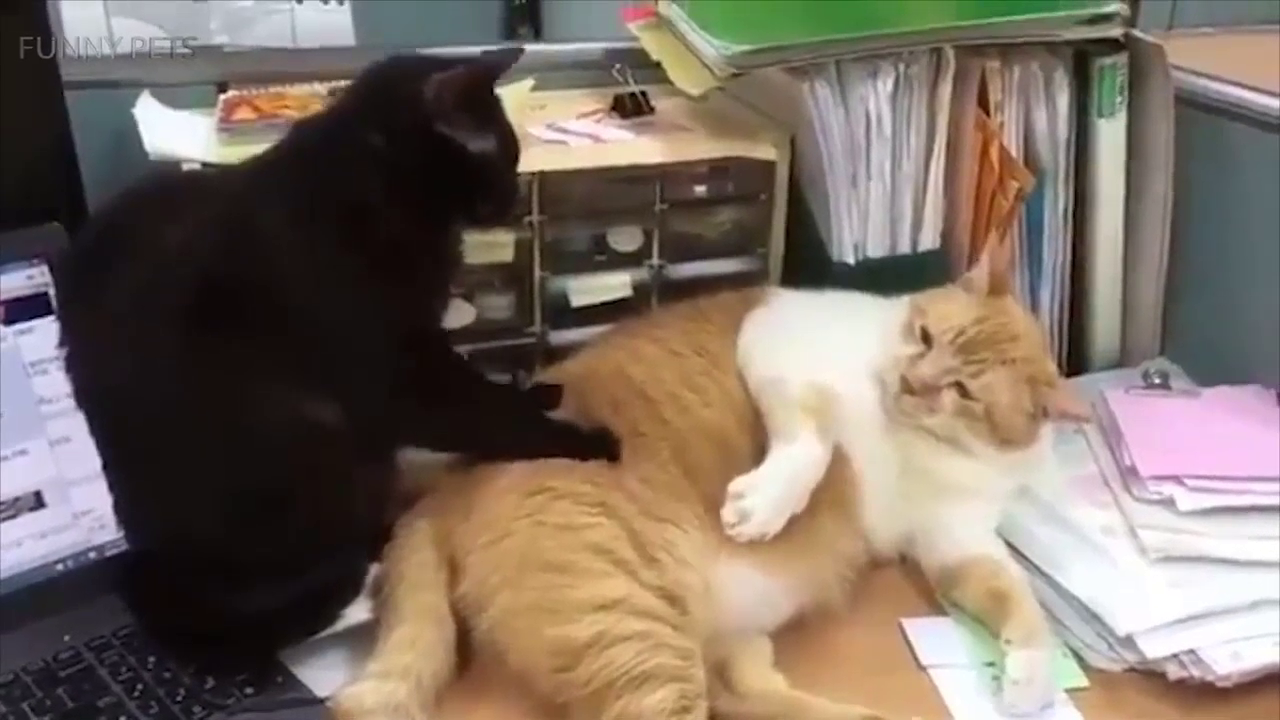
#> input picture frame 30 of xlh-cv-tutorial/5 Videos/cats.mp4, 1280 x 720 px, given in place of background_subtraction.mp4, which was not available
$ python background_subtraction_1.py
#> lines starting #> are read from the running program, lines starting #| are printed output that depends on the picture
### xlh-cv-tutorial/3 Demoapplikationen/6 Hintergrundsubtraktion/fps.py
import time

import numpy as np


class Fps:
    def __init__(self, estimaeted_fps=30.0, nr_of_avg_frames=50):
        self.ctr = 0
        self.time = time.time()
        self.time_old = time.time()
        self.time_old_delay = time.time()
        self.nr_of_avg_frames = nr_of_avg_frames
        self.estimaeted_fps = estimaeted_fps
        self.time_array = None
        self.reset()
        self.fps = 1 / (np.mean(self.time_array) + 0.00001)

    def reset(self):
        self.time_array = np.ones(self.nr_of_avg_frames) * 1 / self.estimaeted_fps

    # [7 lines left out: function update, not called in this run]

    def delay(self):
        dt = time.time() - self.time_old_delay
        self.time_old_delay = time.time()
        sleep_time = (1 / self.fps) - dt
        if sleep_time > 0.0:
            time.sleep(sleep_time)

### xlh-cv-tutorial/3 Demoapplikationen/6 Hintergrundsubtraktion/background_subtraction_1.py
# background_subtraction_1.py
import cv2
from fps import Fps
import imutils
import numpy as np

# öffne Videostream
cap = cv2.VideoCapture('../../5 Videos/background_subtraction.mp4')
# Erfassung der Videoeigenschaften
cap_nr_of_frames = int(cap.get(cv2.CAP_PROP_FRAME_COUNT))
cap_width = int(cap.get(cv2.CAP_PROP_FRAME_WIDTH))
cap_height = int(cap.get(cv2.CAP_PROP_FRAME_HEIGHT))
cap_fps = cap.get(cv2.CAP_PROP_FPS)
cap_fps = 5  # frames per second
cap_time = cap_nr_of_frames / cap_fps
print(cap_width, cap_height, cap_nr_of_frames, cap_fps, cap_time)
fps = Fps(estimaeted_fps=cap_fps)

# Hintergrundsubtraktion
back_sub = cv2.createBackgroundSubtractorMOG2()
back_sub.setDetectShadows(True)
back_sub.setShadowValue(0)
back_sub.setHistory(1000)

while(True):
    if cap.isOpened():
        # capture
        ret, frame = cap.read()
#> frame is the input picture: shape (720, 1280, 3); mean B, G, R 99.2, 110.2, 123.6
        if ret:
            # erfasse Einzelbild aus dem Videostream
            frame = imutils.resize(frame, width=480)
#> frame: shape (270, 480, 3)
            fps.delay()

            # Maskierung der Bilddifferenz
            fgMask = back_sub.apply(frame, learningRate=0.01)
#> fgMask: shape (270, 480); every value is 0

            # entferne Pixelrauschen
            eroded = cv2.erode(fgMask, None, iterations=2)

            # verbinden von weissen Einzelpunkten
            dilated = cv2.dilate(eroded, None, iterations=20)

            # Maskierung der bewegten Bildelement aus dem Ursprungsframe
            masked = cv2.bitwise_and(frame, frame, mask=dilated)
#> masked: shape (270, 480, 3); every value is 0

            result_1 = np.hstack([fgMask, eroded, dilated])
#> result_1: shape (270, 1440); every value is 0
            result_2 = np.hstack([frame, masked])
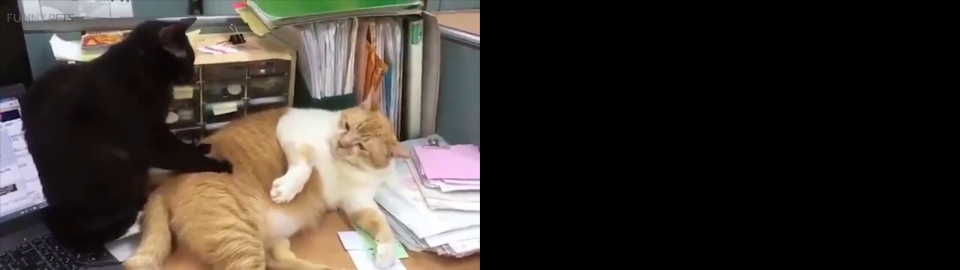
#> result_2: shape (270, 960, 3); mean B, G, R 49.6, 55.1, 61.8

            # Anzeige auf dem Bildschirm
            cv2.imshow('Ausgabe 1', result_1)
            cv2.imshow('Ausgabe 2', result_2)
            cv2.moveWindow('Ausgabe 1', 100, 100)
            cv2.moveWindow('Ausgabe 2', 100, 410)
        else:
            break
    else:
        # Filmende
        break

    cv2_key = cv2.waitKey(1) & 0xFF
#> (key q is pressed here)
    if cv2_key == ord('q'):
        break
    elif cv2_key == ord('s'):
        print('save frame as png')
        cv2.imwrite("img/frame.png", frame)
    elif cv2_key == ord('f'):
        print(f'fps: {fps.fps:1.1f}')

# Freigabe des Videostreams
cap.release()
cv2.destroyAllWindows()

$ run again, starting later in the video
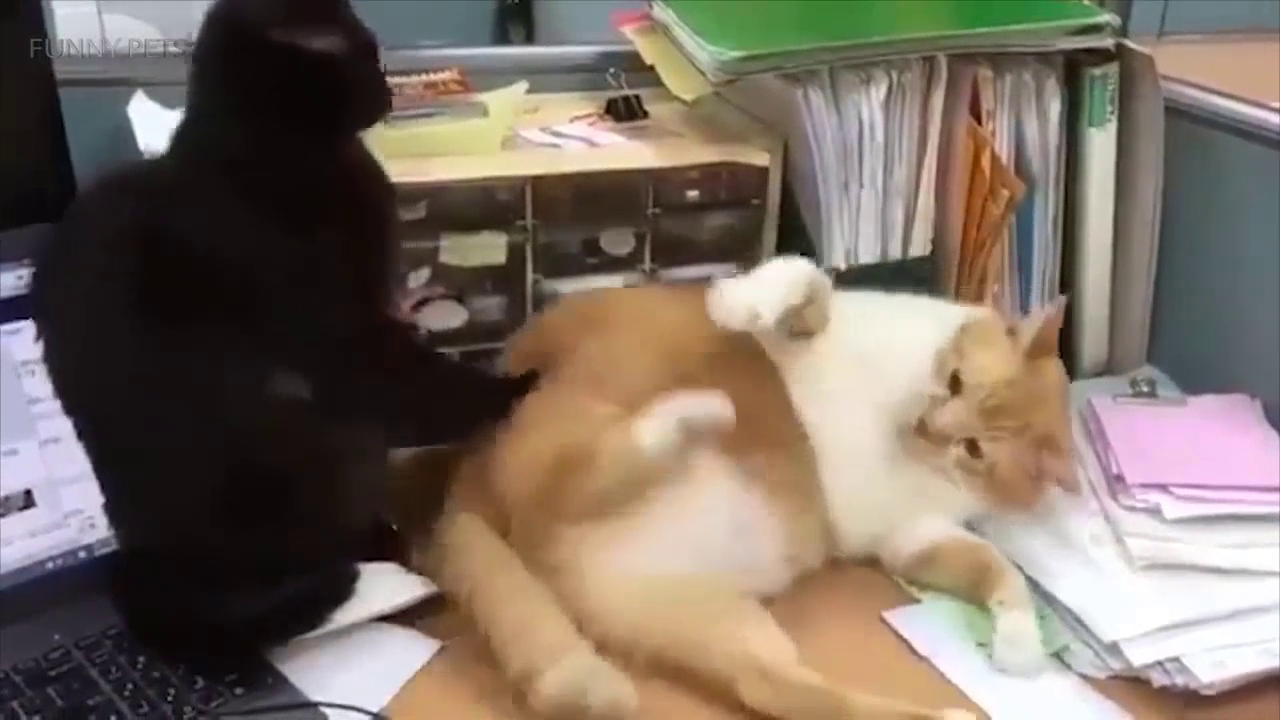
#> input picture frame 135 of xlh-cv-tutorial/5 Videos/cats.mp4, 1280 x 720 px, given in place of background_subtraction.mp4, which was not available
#> frame is the input picture: shape (720, 1280, 3); mean B, G, R 99.7, 111, 124
#> frame: shape (270, 480, 3)
#> fgMask: shape (270, 480); every value is 0
#> masked: shape (270, 480, 3); every value is 0
#> result_1: shape (270, 1440); every value is 0
#> `result_2 = np.hstack([frame, masked])`:
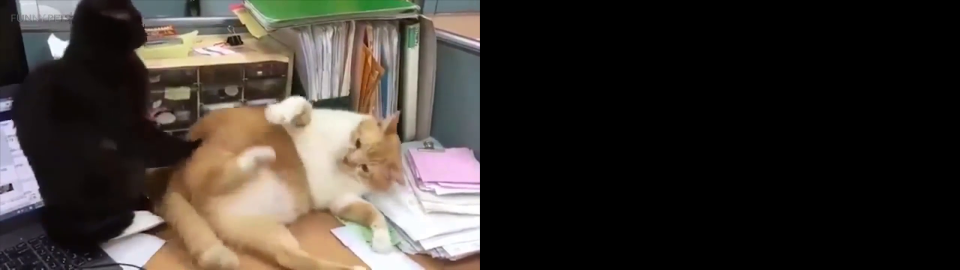
#> result_2: shape (270, 960, 3); mean B, G, R 49.9, 55.5, 62

$ run again, starting later in the video
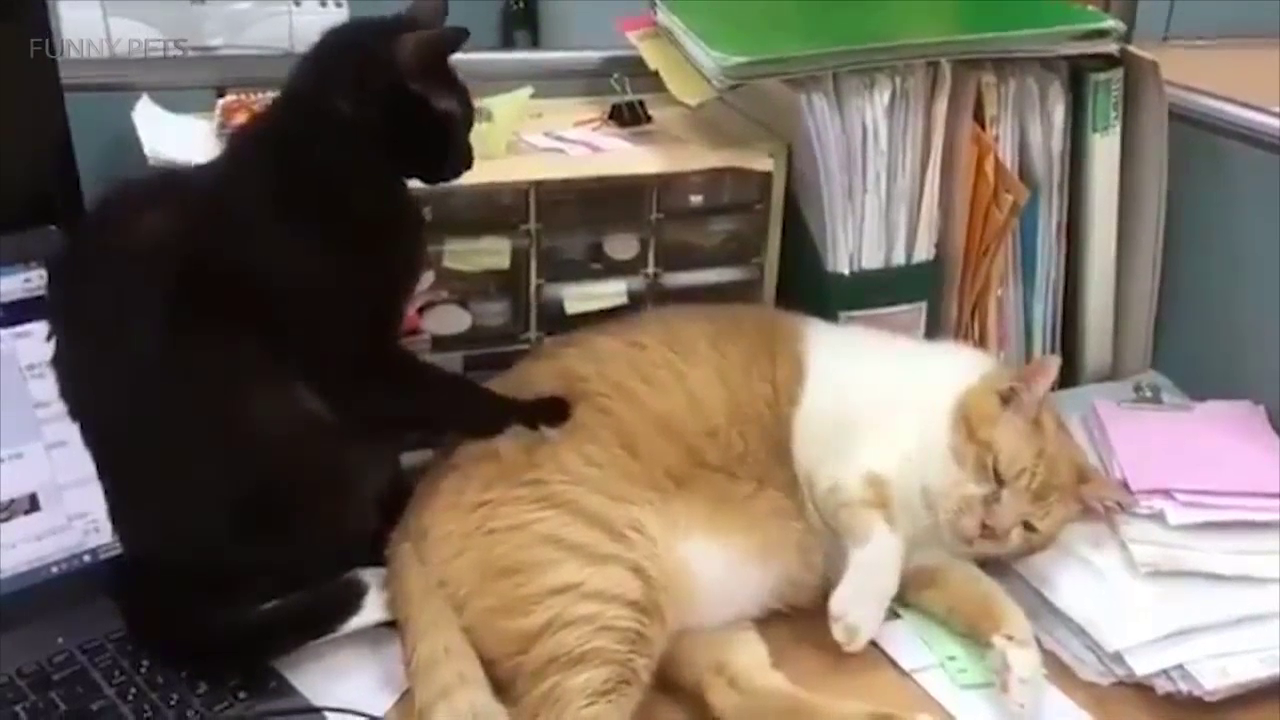
#> input picture frame 240 of xlh-cv-tutorial/5 Videos/cats.mp4, 1280 x 720 px, given in place of background_subtraction.mp4, which was not available
#> frame is the input picture: shape (720, 1280, 3); mean B, G, R 97.9, 110.1, 122.5
#> frame: shape (270, 480, 3)
#> fgMask: shape (270, 480); every value is 0
#> masked: shape (270, 480, 3); every value is 0
#> result_1: shape (270, 1440); every value is 0
#> `result_2 = np.hstack([frame, masked])`:
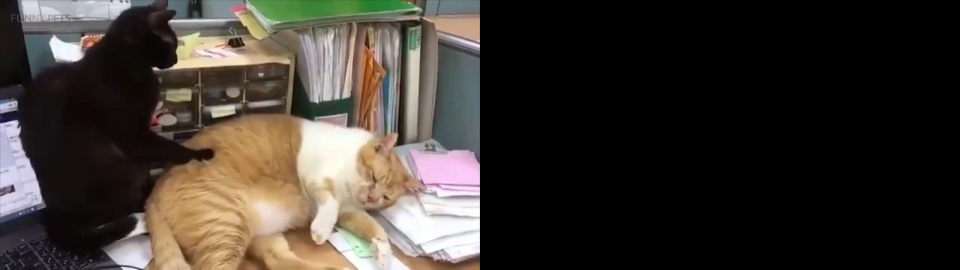
#> result_2: shape (270, 960, 3); mean B, G, R 48.9, 55.1, 61.2
